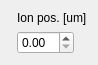
<?xml version="1.0" encoding="UTF-8"?>
<ui version="4.0">
 <class>Form</class>
 <widget class="QWidget" name="Form">
  <property name="geometry">
   <rect>
    <x>0</x>
    <y>0</y>
    <width>94</width>
    <height>65</height>
   </rect>
  </property>
  <property name="maximumSize">
   <size>
    <width>720</width>
    <height>160</height>
   </size>
  </property>
  <property name="windowTitle">
   <string>Form</string>
  </property>
  <layout class="QVBoxLayout" name="verticalLayout">
   <property name="sizeConstraint">
    <enum>QLayout::SetDefaultConstraint</enum>
   </property>
   <item>
    <layout class="QFormLayout" name="formLayout">
     <property name="sizeConstraint">
      <enum>QLayout::SetMinAndMaxSize</enum>
     </property>
     <property name="fieldGrowthPolicy">
      <enum>QFormLayout::FieldsStayAtSizeHint</enum>
     </property>
     <item row="2" column="1">
      <widget class="QDoubleSpinBox" name="spinLevel">
       <property name="sizePolicy">
        <sizepolicy hsizetype="Minimum" vsizetype="Fixed">
         <horstretch>0</horstretch>
         <verstretch>0</verstretch>
        </sizepolicy>
       </property>
       <property name="keyboardTracking">
        <bool>false</bool>
       </property>
      </widget>
     </item>
     <item row="1" column="1">
      <widget class="QLabel" name="label">
       <property name="text">
        <string>Ion pos. [um]</string>
       </property>
      </widget>
     </item>
    </layout>
   </item>
  </layout>
 </widget>
 <resources/>
 <connections/>
</ui>
